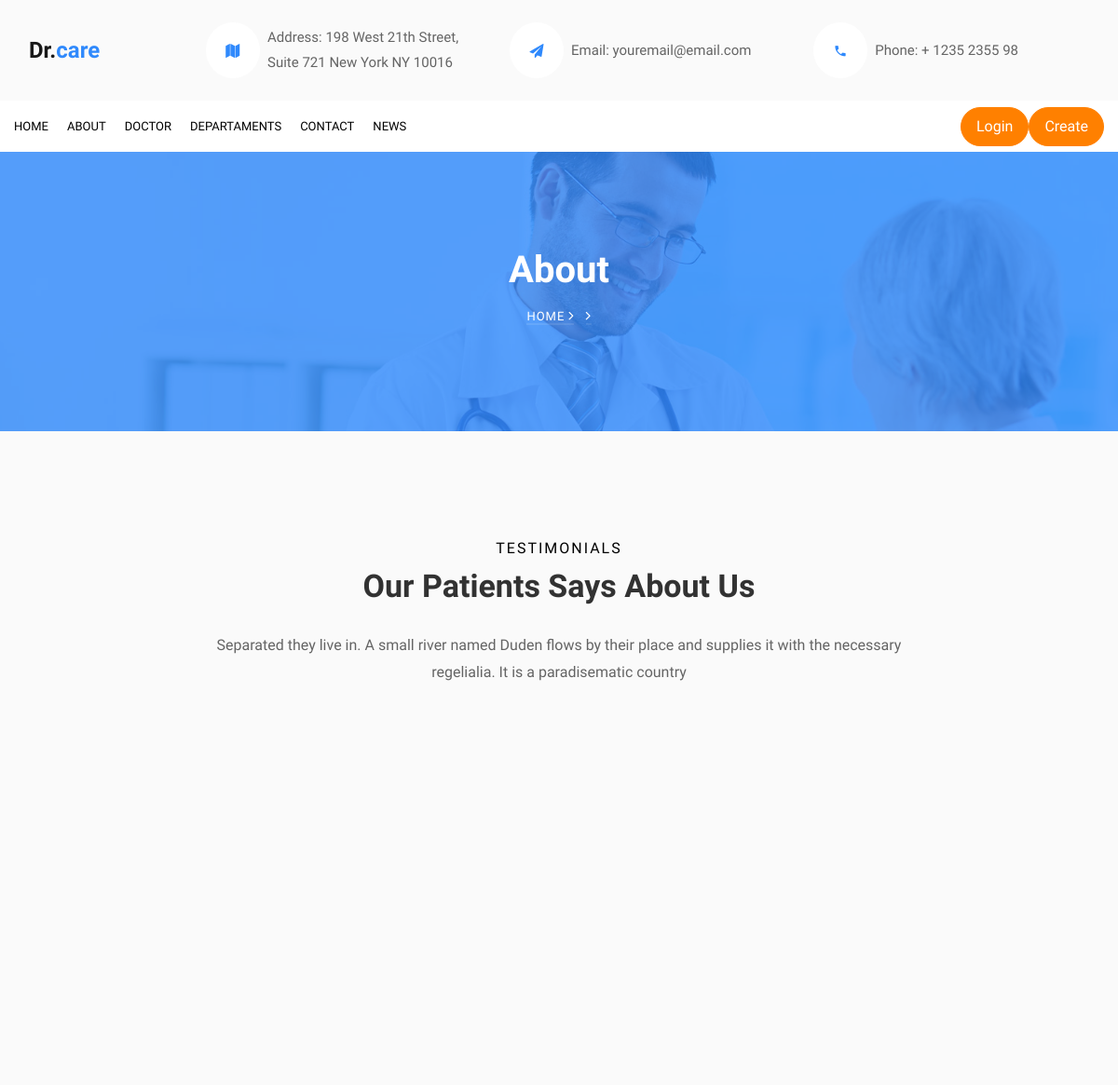
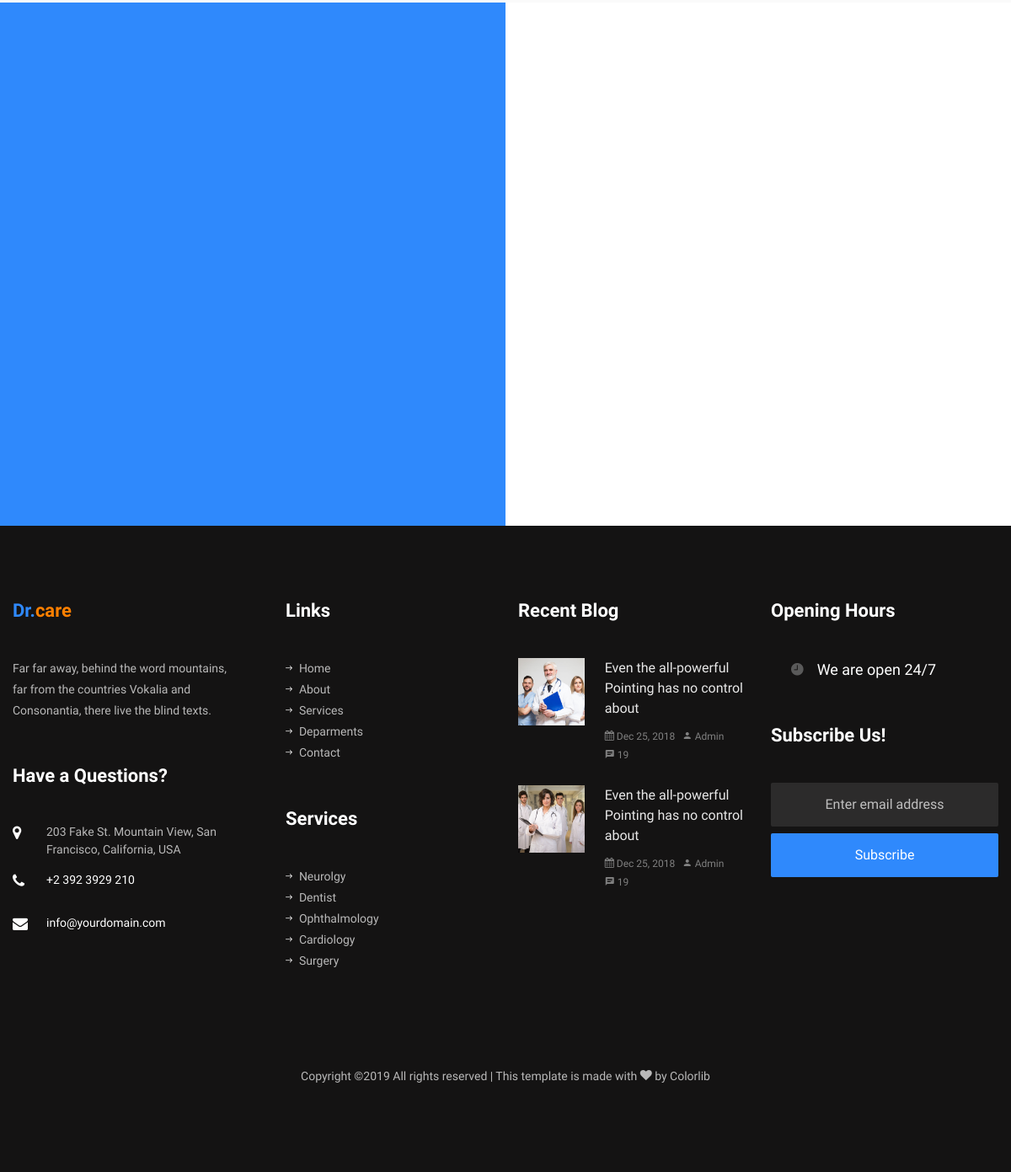
Page /about.php on the committed database (2 pictures, top to bottom).
### tables this page shows
CREATE TABLE IF NOT EXISTS `menu` (
  `id` int(11) NOT NULL AUTO_INCREMENT,
  `name` varchar(30) NOT NULL,
  `link` varchar(30) NOT NULL,
  PRIMARY KEY (`id`)
);

### php/functions.php (the view, shortened to what this page needs)
<?php
function getMenuLinks($conn){
    $SelectMenu = "SELECT `id`,`name`,`link` FROM `menu` ORDER BY `id` ASC";
    $resultSelectMenu = $conn->query($SelectMenu);
    if($resultSelectMenu->num_rows > 0){
        while($row = $resultSelectMenu->fetch_assoc()) {
        echo '<li class="nav-item"><a href="/'.$row['link'].'.php" class="nav-link pl-0">'.$row['name'].'</a></li>';
    }
  }
}

### rows in the picture
menu: name "HOME"
menu: name "ABOUT"
menu: name "DOCTOR"
menu: name "DEPARTAMENTS"
menu: name "CONTACT"
menu: name "NEWS"

### other values in the picture
$vector[1] "About"
